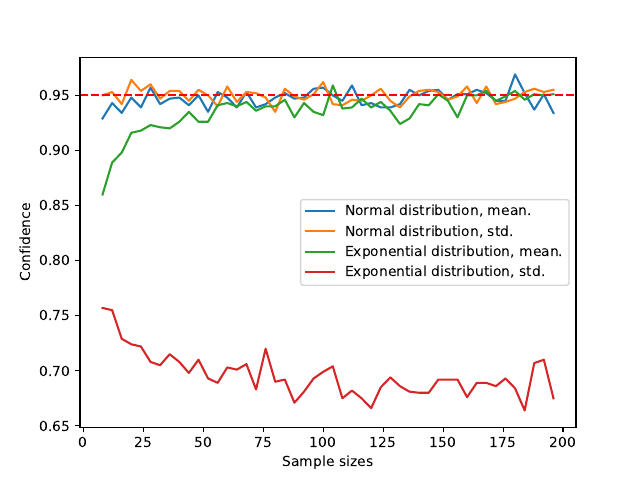

This chart was generated by the following Python code:
import numpy as np
import matplotlib.pyplot as plt
import scipy.stats as st



N = 1000
alpha = 0.05
mu = 1
sigma = 1
ns = range(8, 200, 4)

#__TASK 2C & 2D___
hit_rates_norm_mean = []
hit_rates_norm_std = []
for n in ns:
    df = n - 1
    
    t_ppf_lower = st.t.ppf(1 - alpha/2, df)
    t_ppf_upper = st.t.ppf(alpha/2, df)
    chi_pdf_lower = st.chi2.ppf(1 - alpha/2, df)
    chi_pdf_upper = st.chi2.ppf(alpha/2, df)

    data = np.random.normal(loc=mu, scale=sigma, size=(N, n))

    X_bar = np.mean(data, axis=1)
    S = np.std(data, axis=1)

    conf_int_mean = np.zeros((N,2))
    conf_int_std = np.zeros((N,2))
    conf_int_mean[:,0] = X_bar - t_ppf_lower*S/np.sqrt(n)
    conf_int_mean[:,1] = X_bar - t_ppf_upper*S/np.sqrt(n)
    conf_int_std[:,0] = np.sqrt((n-1)/(chi_pdf_lower))*S
    conf_int_std[:,1] = np.sqrt((n-1)/(chi_pdf_upper))*S

    does_contain_mu = (conf_int_mean[:,0] < mu) * (mu < conf_int_mean[:,1])
    does_contain_sigma = (conf_int_std[:,0] < sigma) * (sigma < conf_int_std[:,1])
    hit_rates_norm_mean.append( np.sum(does_contain_mu)/N )
    hit_rates_norm_std.append( np.sum(does_contain_sigma)/N )


#__TASK 2E & 2F___
hit_rates_exp_mean = []
hit_rates_exp_std = []
for n in ns:
    df = n - 1
    
    t_ppf_lower = st.t.ppf(1 - alpha/2, df)
    t_ppf_upper = st.t.ppf(alpha/2, df)
    chi_pdf_lower = st.chi2.ppf(1 - alpha/2, df)
    chi_pdf_upper = st.chi2.ppf(alpha/2, df)

    data = np.random.exponential(scale=sigma, size=(N, n))

    X_bar = np.mean(data, axis=1)
    S = np.std(data, axis=1)

    conf_int_mean = np.zeros((N,2))
    conf_int_std = np.zeros((N,2))
    conf_int_mean[:,0] = X_bar - t_ppf_lower*S/np.sqrt(n)
    conf_int_mean[:,1] = X_bar - t_ppf_upper*S/np.sqrt(n)
    conf_int_std[:,0] = np.sqrt((n-1)/(chi_pdf_lower))*S
    conf_int_std[:,1] = np.sqrt((n-1)/(chi_pdf_upper))*S

    does_contain_mu = (conf_int_mean[:,0] < mu) * (mu < conf_int_mean[:,1])
    does_contain_sigma = (conf_int_std[:,0] < sigma) * (sigma < conf_int_std[:,1])
    hit_rates_exp_mean.append( np.sum(does_contain_mu)/N )
    hit_rates_exp_std.append( np.sum(does_contain_sigma)/N )

plt.plot(ns, hit_rates_norm_mean, label="Normal distribution, mean.")
plt.plot(ns, hit_rates_norm_std, label="Normal distribution, std.")
plt.plot(ns, hit_rates_exp_mean, label="Exponential distribution, mean.")
plt.plot(ns, hit_rates_exp_std, label="Exponential distribution, std.")
plt.axhline(y=0.95, ls='--', color='r')
plt.ylabel("Confidence")
plt.xlabel("Sample sizes")
plt.legend()
plt.savefig("opg2.pdf")